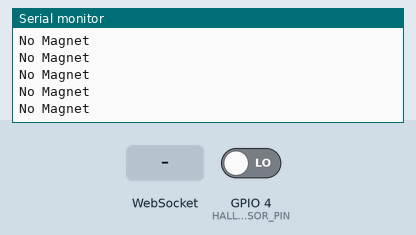
Simulated run of this sketch. Board: ESP32. On the bench: the last lines printed to the serial monitor. The inputs (shaded band) are chosen by the test bench; at power-on: GPIO 4 (HALL_SENSOR_PIN) LOW. WiFi joins after 1.5 s; servers stay silent unless stated.

Above: at 3.7 s.
3.8 s: GPIO 4 (HALL_SENSOR_PIN) driven HIGH
At 4.06 s:
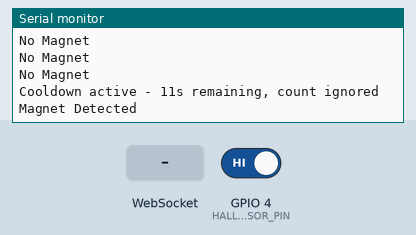
5.4 s: WebSocket text "1" received
At 5.41 s:
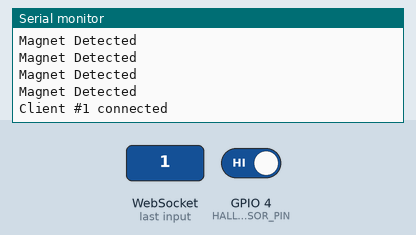

Measured:
- after the input at 3.8 s, the serial monitor: prints a new line after 0.11 s (image 1)
- after the input at 5.4 s, the serial monitor: prints a new line at once (image 2)

The sketch:

sensor_main_imported.ino
```cpp
#include <WiFi.h>
#include <ESPAsyncWebServer.h>
#include <AsyncTCP.h>

#ifndef WIFI_SSID
#define WIFI_SSID "YOUR_WIFI_SSID"
#endif

#ifndef WIFI_PASSWORD
#define WIFI_PASSWORD "YOUR_WIFI_PASSWORD"
#endif

// WiFi credentials are supplied by PlatformIO build flags.
const char* ssid = WIFI_SSID;
const char* password = WIFI_PASSWORD;

// ── Pin ───────────────────────────────────────────
#define HALL_SENSOR_PIN 4

// ── WebSocket server ──────────────────────────────
AsyncWebServer server(80);
AsyncWebSocket ws("/ws");

// ── State ─────────────────────────────────────────
int  counter        = 0;
bool magnetDetected = false;
bool lastState      = false;   // tracks previous sensor state
unsigned long lastTriggerTime = 0;
const unsigned long COOLDOWN_MS = 15000;

// ── WebSocket event handler ───────────────────────
void onWsEvent(AsyncWebSocket* server, AsyncWebSocketClient* client,
               AwsEventType type, void* arg, uint8_t* data, size_t len) {
  if (type == WS_EVT_CONNECT) {
    Serial.printf("Client #%u connected\n", client->id());
    // Send current state immediately on connect
    String json = buildJson();
    client->text(json);
  } else if (type == WS_EVT_DISCONNECT) {
    Serial.printf("Client #%u disconnected\n", client->id());
  }
}

// ── Build JSON payload ────────────────────────────
String buildJson() {
  String json = "";
  json += "{";
  json += "\"count\":"    + String(counter);
  json += ",\"plucked\":" + String(magnetDetected ? "true" : "false");
  json += ",\"cooldown\":" + String(millis() - lastTriggerTime);
  json += "}";
  return json;
}

void setup() {
  Serial.begin(115200);
  delay(1000);

  pinMode(HALL_SENSOR_PIN, INPUT);

  // ── Connect to WiFi ──
  Serial.print("Connecting to WiFi");
  WiFi.begin(ssid, password);
  while (WiFi.status() != WL_CONNECTED) {
    delay(500);
    Serial.print(".");
  }
  Serial.println("\nConnected! IP: " + WiFi.localIP().toString());

  // ── Start WebSocket ──
  ws.onEvent(onWsEvent);
  server.addHandler(&ws);
  server.begin();
  Serial.println("WebSocket server started on ws://" + WiFi.localIP().toString() + "/ws");
}

void loop() {
  int  sensorState    = digitalRead(HALL_SENSOR_PIN);
  bool currentMagnet  = (sensorState == HIGH);   // LOW = magnet present (A3144/KY-003)
  unsigned long now   = millis();

  // ── Detect a fresh LOW transition ────────────────
  // Triggers only on the FALLING edge (moment magnet arrives)
  // AND only if 5 seconds have passed since the last count
  if (currentMagnet && !lastState) {
    if (now - lastTriggerTime >= COOLDOWN_MS) {
      counter++;
      lastTriggerTime = now;
      Serial.printf("Magnet detected! Count: %d\n", counter);
    } else {
      unsigned long remaining = (COOLDOWN_MS - (now - lastTriggerTime)) / 1000;
      Serial.printf("Cooldown active - %lus remaining, count ignored\n", remaining);
    }
  }

  // ── Update state ──────────────────────────────────
  magnetDetected = currentMagnet;
  lastState      = currentMagnet;

  if (currentMagnet) {
    Serial.println("Magnet Detected");
  } else {
    Serial.println("No Magnet");
  }

  // ── Broadcast to all connected browsers ──────────
  if (ws.count() > 0) {
    ws.textAll(buildJson());
  }

  ws.cleanupClients();
  delay(200);
}
```
